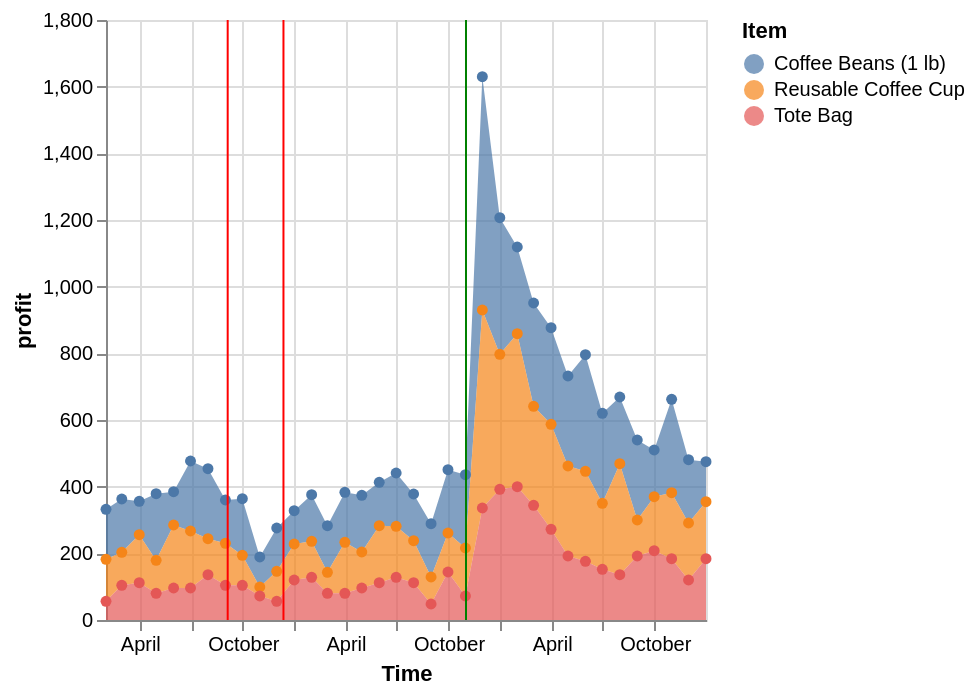

Notebook source saved alongside this figure:
### Code cell
#did increased merch advertising help? 
merch_data = monthly_items[(monthly_items["item_name"] == "Tote Bag") | (monthly_items["item_name"] == "Reusable Coffee Cup") | (monthly_items["item_name"] == "Coffee Beans (1 lb)")]
merch_data 
merch_month = alt.Chart(merch_data).mark_area(point=True).encode(
    x = alt.X("date_time:T").title("Time"),
    y = alt.Y("profit").title("profit"),
    color = alt.Color("item_name").title("Item")
)

merch_month = (merch_month + rules)
merch_month

### Figure 1 — Vega specification as saved in the notebook (floating-point values rounded to 4 significant figures)
{"$schema": "https://vega.github.io/schema/vega/v5.json", "data": [{"name": "source_0"}, {"name": "data_0", "values": [{"date_time": "2022-01-31T00:00:00.000", "item_name": "Coffee Beans (1 lb)", "profit": 150.0, "profit_start": 182.0, "profit_end": 332.0}, {"date_time": "2022-01-31T00:00:00.000", "item_name": "Reusable Coffee Cup", "profit": 126.0, "profit_start": 56.0, "profit_end": 182.0}, {"date_time": "2022-01-31T00:00:00.000", "item_name": "Tote Bag", "profit": 56.0, "profit_start": 0.0, "profit_end": 56.0}, {"date_time": "2022-02-28T00:00:00.000", "item_name": "Coffee Beans (1 lb)", "profit": 160.0, "profit_start": 203.0, "profit_end": 363.0}, {"date_time": "2022-02-28T00:00:00.000", "item_name": "Reusable Coffee Cup", "profit": 99.0, "profit_start": 104.0, "profit_end": 203.0}, {"date_time": "2022-02-28T00:00:00.000", "item_name": "Tote Bag", "profit": 104.0, "profit_start": 0.0, "profit_end": 104.0}, {"date_time": "2022-03-31T00:00:00.000", "item_name": "Coffee Beans (1 lb)", "profit": 100.0, "profit_start": 256.0, "profit_end": 356.0}, {"date_time": "2022-03-31T00:00:00.000", "item_name": "Reusable Coffee Cup", "profit": 144.0, "profit_start": 112.0, "profit_end": 256.0}, {"date_time": "2022-03-31T00:00:00.000", "item_name": "Tote Bag", "profit": 112.0, "profit_start": 0.0, "profit_end": 112.0}, {"date_time": "2022-04-30T00:00:00.000", "item_name": "Coffee Beans (1 lb)", "profit": 200.0, "profit_start": 179.0, "profit_end": 379.0}, {"date_time": "2022-04-30T00:00:00.000", "item_name": "Reusable Coffee Cup", "profit": 99.0, "profit_start": 80.0, "profit_end": 179.0}, {"date_time": "2022-04-30T00:00:00.000", "item_name": "Tote Bag", "profit": 80.0, "profit_start": 0.0, "profit_end": 80.0}, {"date_time": "2022-05-31T00:00:00.000", "item_name": "Coffee Beans (1 lb)", "profit": 100.0, "profit_start": 285.0, "profit_end": 385.0}, {"date_time": "2022-05-31T00:00:00.000", "item_name": "Reusable Coffee Cup", "profit": 189.0, "profit_start": 96.0, "profit_end": 285.0}, {"date_time": "2022-05-31T00:00:00.000", "item_name": "Tote Bag", "profit": 96.0, "profit_start": 0.0, "profit_end": 96.0}, {"date_time": "2022-06-30T00:00:00.000", "item_name": "Coffee Beans (1 lb)", "profit": 210.0, "profit_start": 267.0, "profit_end": 477.0}, {"date_time": "2022-06-30T00:00:00.000", "item_name": "Reusable Coffee Cup", "profit": 171.0, "profit_start": 96.0, "profit_end": 267.0}, {"date_time": "2022-06-30T00:00:00.000", "item_name": "Tote Bag", "profit": 96.0, "profit_start": 0.0, "profit_end": 96.0}, {"date_time": "2022-07-31T00:00:00.000", "item_name": "Coffee Beans (1 lb)", "profit": 210.0, "profit_start": 244.0, "profit_end": 454.0}, {"date_time": "2022-07-31T00:00:00.000", "item_name": "Reusable Coffee Cup", "profit": 108.0, "profit_start": 136.0, "profit_end": 244.0}, {"date_time": "2022-07-31T00:00:00.000", "item_name": "Tote Bag", "profit": 136.0, "profit_start": 0.0, "profit_end": 136.0}, {"date_time": "2022-08-31T00:00:00.000", "item_name": "Coffee Beans (1 lb)", "profit": 130.0, "profit_start": 230.0, "profit_end": 360.0}, {"date_time": "2022-08-31T00:00:00.000", "item_name": "Reusable Coffee Cup", "profit": 126.0, "profit_start": 104.0, "profit_end": 230.0}, {"date_time": "2022-08-31T00:00:00.000", "item_name": "Tote Bag", "profit": 104.0, "profit_start": 0.0, "profit_end": 104.0}, {"date_time": "2022-09-30T00:00:00.000", "item_name": "Coffee Beans (1 lb)", "profit": 170.0, "profit_start": 194.0, "profit_end": 364.0}, {"date_time": "2022-09-30T00:00:00.000", "item_name": "Reusable Coffee Cup", "profit": 90.0, "profit_start": 104.0, "profit_end": 194.0}, {"date_time": "2022-09-30T00:00:00.000", "item_name": "Tote Bag", "profit": 104.0, "profit_start": 0.0, "profit_end": 104.0}, {"date_time": "2022-10-31T00:00:00.000", "item_name": "Coffee Beans (1 lb)", "profit": 90.0, "profit_start": 99.0, "profit_end": 189.0}, {"date_time": "2022-10-31T00:00:00.000", "item_name": "Reusable Coffee Cup", "profit": 27.0, "profit_start": 72.0, "profit_end": 99.0}, {"date_time": "2022-10-31T00:00:00.000", "item_name": "Tote Bag", "profit": 72.0, "profit_start": 0.0, "profit_end": 72.0}, {"date_time": "2022-11-30T00:00:00.000", "item_name": "Coffee Beans (1 lb)", "profit": 130.0, "profit_start": 146.0, "profit_end": 276.0}, {"date_time": "2022-11-30T00:00:00.000", "item_name": "Reusable Coffee Cup", "profit": 90.0, "profit_start": 56.0, "profit_end": 146.0}, {"date_time": "2022-11-30T00:00:00.000", "item_name": "Tote Bag", "profit": 56.0, "profit_start": 0.0, "profit_end": 56.0}, {"date_time": "2022-12-31T00:00:00.000", "item_name": "Coffee Beans (1 lb)", "profit": 100.0, "profit_start": 228.0, "profit_end": 328.0}, {"date_time": "2022-12-31T00:00:00.000", "item_name": "Reusable Coffee Cup", "profit": 108.0, "profit_start": 120.0, "profit_end": 228.0}, {"date_time": "2022-12-31T00:00:00.000", "item_name": "Tote Bag", "profit": 120.0, "profit_start": 0.0, "profit_end": 120.0}, {"date_time": "2023-01-31T00:00:00.000", "item_name": "Coffee Beans (1 lb)", "profit": 140.0, "profit_start": 236.0, "profit_end": 376.0}, {"date_time": "2023-01-31T00:00:00.000", "item_name": "Reusable Coffee Cup", "profit": 108.0, "profit_start": 128.0, "profit_end": 236.0}, {"date_time": "2023-01-31T00:00:00.000", "item_name": "Tote Bag", "profit": 128.0, "profit_start": 0.0, "profit_end": 128.0}, {"date_time": "2023-02-28T00:00:00.000", "item_name": "Coffee Beans (1 lb)", "profit": 140.0, "profit_start": 143.0, "profit_end": 283.0}, {"date_time": "2023-02-28T00:00:00.000", "item_name": "Reusable Coffee Cup", "profit": 63.0, "profit_start": 80.0, "profit_end": 143.0}, {"date_time": "2023-02-28T00:00:00.000", "item_name": "Tote Bag", "profit": 80.0, "profit_start": 0.0, "profit_end": 80.0}, {"date_time": "2023-03-31T00:00:00.000", "item_name": "Coffee Beans (1 lb)", "profit": 150.0, "profit_start": 233.0, "profit_end": 383.0}, {"date_time": "2023-03-31T00:00:00.000", "item_name": "Reusable Coffee Cup", "profit": 153.0, "profit_start": 80.0, "profit_end": 233.0}, {"date_time": "2023-03-31T00:00:00.000", "item_name": "Tote Bag", "profit": 80.0, "profit_start": 0.0, "profit_end": 80.0}, {"date_time": "2023-04-30T00:00:00.000", "item_name": "Coffee Beans (1 lb)", "profit": 170.0, "profit_start": 204.0, "profit_end": 374.0}, {"date_time": "2023-04-30T00:00:00.000", "item_name": "Reusable Coffee Cup", "profit": 108.0, "profit_start": 96.0, "profit_end": 204.0}, {"date_time": "2023-04-30T00:00:00.000", "item_name": "Tote Bag", "profit": 96.0, "profit_start": 0.0, "profit_end": 96.0}, {"date_time": "2023-05-31T00:00:00.000", "item_name": "Coffee Beans (1 lb)", "profit": 130.0, "profit_start": 283.0, "profit_end": 413.0}, {"date_time": "2023-05-31T00:00:00.000", "item_name": "Reusable Coffee Cup", "profit": 171.0, "profit_start": 112.0, "profit_end": 283.0}, {"date_time": "2023-05-31T00:00:00.000", "item_name": "Tote Bag", "profit": 112.0, "profit_start": 0.0, "profit_end": 112.0}, {"date_time": "2023-06-30T00:00:00.000", "item_name": "Coffee Beans (1 lb)", "profit": 160.0, "profit_start": 281.0, "profit_end": 441.0}, {"date_time": "2023-06-30T00:00:00.000", "item_name": "Reusable Coffee Cup", "profit": 153.0, "profit_start": 128.0, "profit_end": 281.0}, {"date_time": "2023-06-30T00:00:00.000", "item_name": "Tote Bag", "profit": 128.0, "profit_start": 0.0, "profit_end": 128.0}, {"date_time": "2023-07-31T00:00:00.000", "item_name": "Coffee Beans (1 lb)", "profit": 140.0, "profit_start": 238.0, "profit_end": 378.0}, {"date_time": "2023-07-31T00:00:00.000", "item_name": "Reusable Coffee Cup", "profit": 126.0, "profit_start": 112.0, "profit_end": 238.0}, {"date_time": "2023-07-31T00:00:00.000", "item_name": "Tote Bag", "profit": 112.0, "profit_start": 0.0, "profit_end": 112.0}, {"date_time": "2023-08-31T00:00:00.000", "item_name": "Coffee Beans (1 lb)", "profit": 160.0, "profit_start": 129.0, "profit_end": 289.0}, {"date_time": "2023-08-31T00:00:00.000", "item_name": "Reusable Coffee Cup", "profit": 81.0, "profit_start": 48.0, "profit_end": 129.0}, {"date_time": "2023-08-31T00:00:00.000", "item_name": "Tote Bag", "profit": 48.0, "profit_start": 0.0, "profit_end": 48.0}, {"date_time": "2023-09-30T00:00:00.000", "item_name": "Coffee Beans (1 lb)", "profit": 190.0, "profit_start": 261.0, "profit_end": 451.0}, {"date_time": "2023-09-30T00:00:00.000", "item_name": "Reusable Coffee Cup", "profit": 117.0, "profit_start": 144.0, "profit_end": 261.0}, {"date_time": "2023-09-30T00:00:00.000", "item_name": "Tote Bag", "profit": 144.0, "profit_start": 0.0, "profit_end": 144.0}, {"date_time": "2023-10-31T00:00:00.000", "item_name": "Coffee Beans (1 lb)", "profit": 220.0, "profit_start": 216.0, "profit_end": 436.0}, {"date_time": "2023-10-31T00:00:00.000", "item_name": "Reusable Coffee Cup", "profit": 144.0, "profit_start": 72.0, "profit_end": 216.0}, {"date_time": "2023-10-31T00:00:00.000", "item_name": "Tote Bag", "profit": 72.0, "profit_start": 0.0, "profit_end": 72.0}, {"date_time": "2023-11-30T00:00:00.000", "item_name": "Coffee Beans (1 lb)", "profit": 700.0, "profit_start": 930.0, "profit_end": 1630.0}, {"date_time": "2023-11-30T00:00:00.000", "item_name": "Reusable Coffee Cup", "profit": 594.0, "profit_start": 336.0, "profit_end": 930.0}, {"date_time": "2023-11-30T00:00:00.000", "item_name": "Tote Bag", "profit": 336.0, "profit_start": 0.0, "profit_end": 336.0}, {"date_time": "2023-12-31T00:00:00.000", "item_name": "Coffee Beans (1 lb)", "profit": 410.0, "profit_start": 797.0, "profit_end": 1207.0}, {"date_time": "2023-12-31T00:00:00.000", "item_name": "Reusable Coffee Cup", "profit": 405.0, "profit_start": 392.0, "profit_end": 797.0}, {"date_time": "2023-12-31T00:00:00.000", "item_name": "Tote Bag", "profit": 392.0, "profit_start": 0.0, "profit_end": 392.0}, {"date_time": "2024-01-31T00:00:00.000", "item_name": "Coffee Beans (1 lb)", "profit": 260.0, "profit_start": 859.0, "profit_end": 1119.0}, {"date_time": "2024-01-31T00:00:00.000", "item_name": "Reusable Coffee Cup", "profit": 459.0, "profit_start": 400.0, "profit_end": 859.0}, {"date_time": "2024-01-31T00:00:00.000", "item_name": "Tote Bag", "profit": 400.0, "profit_start": 0.0, "profit_end": 400.0}, {"date_time": "2024-02-29T00:00:00.000", "item_name": "Coffee Beans (1 lb)", "profit": 310.0, "profit_start": 641.0, "profit_end": 951.0}, {"date_time": "2024-02-29T00:00:00.000", "item_name": "Reusable Coffee Cup", "profit": 297.0, "profit_start": 344.0, "profit_end": 641.0}, {"date_time": "2024-02-29T00:00:00.000", "item_name": "Tote Bag", "profit": 344.0, "profit_start": 0.0, "profit_end": 344.0}, {"date_time": "2024-03-31T00:00:00.000", "item_name": "Coffee Beans (1 lb)", "profit": 290.0, "profit_start": 587.0, "profit_end": 877.0}, {"date_time": "2024-03-31T00:00:00.000", "item_name": "Reusable Coffee Cup", "profit": 315.0, "profit_start": 272.0, "profit_end": 587.0}, {"date_time": "2024-03-31T00:00:00.000", "item_name": "Tote Bag", "profit": 272.0, "profit_start": 0.0, "profit_end": 272.0}, {"date_time": "2024-04-30T00:00:00.000", "item_name": "Coffee Beans (1 lb)", "profit": 270.0, "profit_start": 462.0, "profit_end": 732.0}, {"date_time": "2024-04-30T00:00:00.000", "item_name": "Reusable Coffee Cup", "profit": 270.0, "profit_start": 192.0, "profit_end": 462.0}, {"date_time": "2024-04-30T00:00:00.000", "item_name": "Tote Bag", "profit": 192.0, "profit_start": 0.0, "profit_end": 192.0}, {"date_time": "2024-05-31T00:00:00.000", "item_name": "Coffee Beans (1 lb)", "profit": 350.0, "profit_start": 446.0, "profit_end": 796.0}, {"date_time": "2024-05-31T00:00:00.000", "item_name": "Reusable Coffee Cup", "profit": 270.0, "profit_start": 176.0, "profit_end": 446.0}, {"date_time": "2024-05-31T00:00:00.000", "item_name": "Tote Bag", "profit": 176.0, "profit_start": 0.0, "profit_end": 176.0}, {"date_time": "2024-06-30T00:00:00.000", "item_name": "Coffee Beans (1 lb)", "profit": 270.0, "profit_start": 350.0, "profit_end": 620.0}, {"date_time": "2024-06-30T00:00:00.000", "item_name": "Reusable Coffee Cup", "profit": 198.0, "profit_start": 152.0, "profit_end": 350.0}, {"date_time": "2024-06-30T00:00:00.000", "item_name": "Tote Bag", "profit": 152.0, "profit_start": 0.0, "profit_end": 152.0}, {"date_time": "2024-07-31T00:00:00.000", "item_name": "Coffee Beans (1 lb)", "profit": 200.0, "profit_start": 469.0, "profit_end": 669.0}, {"date_time": "2024-07-31T00:00:00.000", "item_name": "Reusable Coffee Cup", "profit": 333.0, "profit_start": 136.0, "profit_end": 469.0}, {"date_time": "2024-07-31T00:00:00.000", "item_name": "Tote Bag", "profit": 136.0, "profit_start": 0.0, "profit_end": 136.0}, {"date_time": "2024-08-31T00:00:00.000", "item_name": "Coffee Beans (1 lb)", "profit": 240.0, "profit_start": 300.0, "profit_end": 540.0}, {"date_time": "2024-08-31T00:00:00.000", "item_name": "Reusable Coffee Cup", "profit": 108.0, "profit_start": 192.0, "profit_end": 300.0}, {"date_time": "2024-08-31T00:00:00.000", "item_name": "Tote Bag", "profit": 192.0, "profit_start": 0.0, "profit_end": 192.0}, {"date_time": "2024-09-30T00:00:00.000", "item_name": "Coffee Beans (1 lb)", "profit": 140.0, "profit_start": 370.0, "profit_end": 510.0}, {"date_time": "2024-09-30T00:00:00.000", "item_name": "Reusable Coffee Cup", "profit": 162.0, "profit_start": 208.0, "profit_end": 370.0}, {"date_time": "2024-09-30T00:00:00.000", "item_name": "Tote Bag", "profit": 208.0, "profit_start": 0.0, "profit_end": 208.0}, {"date_time": "2024-10-31T00:00:00.000", "item_name": "Coffee Beans (1 lb)", "profit": 280.0, "profit_start": 382.0, "profit_end": 662.0}, {"date_time": "2024-10-31T00:00:00.000", "item_name": "Reusable Coffee Cup", "profit": 198.0, "profit_start": 184.0, "profit_end": 382.0}, {"date_time": "2024-10-31T00:00:00.000", "item_name": "Tote Bag", "profit": 184.0, "profit_start": 0.0, "profit_end": 184.0}, {"date_time": "2024-11-30T00:00:00.000", "item_name": "Coffee Beans (1 lb)", "profit": 190.0, "profit_start": 291.0, "profit_end": 481.0}, {"date_time": "2024-11-30T00:00:00.000", "item_name": "Reusable Coffee Cup", "profit": 171.0, "profit_start": 120.0, "profit_end": 291.0}, {"date_time": "2024-11-30T00:00:00.000", "item_name": "Tote Bag", "profit": 120.0, "profit_start": 0.0, "profit_end": 120.0}, {"date_time": "2024-12-31T00:00:00.000", "item_name": "Coffee Beans (1 lb)", "profit": 120.0, "profit_start": 355.0, "profit_end": 475.0}, {"date_time": "2024-12-31T00:00:00.000", "item_name": "Reusable Coffee Cup", "profit": 171.0, "profit_start": 184.0, "profit_end": 355.0}, {"date_time": "2024-12-31T00:00:00.000", "item_name": "Tote Bag", "profit": 184.0, "profit_start": 0.0, "profit_end": 184.0}], "transform": [{"type": "formula", "expr": "toDate(datum['date_time'])", "as": "date_time"}]}, {"name": "data_1", "values": [{"date_time": "2022-01-31T00:00:00.000", "item_name": "Coffee Beans (1 lb)", "profit_end": 332.0, "profit_start": 182.0}, {"date_time": "2022-01-31T00:00:00.000", "item_name": "Reusable Coffee Cup", "profit_end": 182.0, "profit_start": 56.0}, {"date_time": "2022-01-31T00:00:00.000", "item_name": "Tote Bag", "profit_end": 56.0, "profit_start": 0.0}, {"date_time": "2022-02-28T00:00:00.000", "item_name": "Coffee Beans (1 lb)", "profit_end": 363.0, "profit_start": 203.0}, {"date_time": "2022-02-28T00:00:00.000", "item_name": "Reusable Coffee Cup", "profit_end": 203.0, "profit_start": 104.0}, {"date_time": "2022-02-28T00:00:00.000", "item_name": "Tote Bag", "profit_end": 104.0, "profit_start": 0.0}, {"date_time": "2022-03-31T00:00:00.000", "item_name": "Coffee Beans (1 lb)", "profit_end": 356.0, "profit_start": 256.0}, {"date_time": "2022-03-31T00:00:00.000", "item_name": "Reusable Coffee Cup", "profit_end": 256.0, "profit_start": 112.0}, {"date_time": "2022-03-31T00:00:00.000", "item_name": "Tote Bag", "profit_end": 112.0, "profit_start": 0.0}, {"date_time": "2022-04-30T00:00:00.000", "item_name": "Coffee Beans (1 lb)", "profit_end": 379.0, "profit_start": 179.0}, {"date_time": "2022-04-30T00:00:00.000", "item_name": "Reusable Coffee Cup", "profit_end": 179.0, "profit_start": 80.0}, {"date_time": "2022-04-30T00:00:00.000", "item_name": "Tote Bag", "profit_end": 80.0, "profit_start": 0.0}, {"date_time": "2022-05-31T00:00:00.000", "item_name": "Coffee Beans (1 lb)", "profit_end": 385.0, "profit_start": 285.0}, {"date_time": "2022-05-31T00:00:00.000", "item_name": "Reusable Coffee Cup", "profit_end": 285.0, "profit_start": 96.0}, {"date_time": "2022-05-31T00:00:00.000", "item_name": "Tote Bag", "profit_end": 96.0, "profit_start": 0.0}, {"date_time": "2022-06-30T00:00:00.000", "item_name": "Coffee Beans (1 lb)", "profit_end": 477.0, "profit_start": 267.0}, {"date_time": "2022-06-30T00:00:00.000", "item_name": "Reusable Coffee Cup", "profit_end": 267.0, "profit_start": 96.0}, {"date_time": "2022-06-30T00:00:00.000", "item_name": "Tote Bag", "profit_end": 96.0, "profit_start": 0.0}, {"date_time": "2022-07-31T00:00:00.000", "item_name": "Coffee Beans (1 lb)", "profit_end": 454.0, "profit_start": 244.0}, {"date_time": "2022-07-31T00:00:00.000", "item_name": "Reusable Coffee Cup", "profit_end": 244.0, "profit_start": 136.0}, {"date_time": "2022-07-31T00:00:00.000", "item_name": "Tote Bag", "profit_end": 136.0, "profit_start": 0.0}, {"date_time": "2022-08-31T00:00:00.000", "item_name": "Coffee Beans (1 lb)", "profit_end": 360.0, "profit_start": 230.0}, {"date_time": "2022-08-31T00:00:00.000", "item_name": "Reusable Coffee Cup", "profit_end": 230.0, "profit_start": 104.0}, {"date_time": "2022-08-31T00:00:00.000", "item_name": "Tote Bag", "profit_end": 104.0, "profit_start": 0.0}, {"date_time": "2022-09-30T00:00:00.000", "item_name": "Coffee Beans (1 lb)", "profit_end": 364.0, "profit_start": 194.0}, {"date_time": "2022-09-30T00:00:00.000", "item_name": "Reusable Coffee Cup", "profit_end": 194.0, "profit_start": 104.0}, {"date_time": "2022-09-30T00:00:00.000", "item_name": "Tote Bag", "profit_end": 104.0, "profit_start": 0.0}, {"date_time": "2022-10-31T00:00:00.000", "item_name": "Coffee Beans (1 lb)", "profit_end": 189.0, "profit_start": 99.0}, {"date_time": "2022-10-31T00:00:00.000", "item_name": "Reusable Coffee Cup", "profit_end": 99.0, "profit_start": 72.0}, {"date_time": "2022-10-31T00:00:00.000", "item_name": "Tote Bag", "profit_end": 72.0, "profit_start": 0.0}, {"date_time": "2022-11-30T00:00:00.000", "item_name": "Coffee Beans (1 lb)", "profit_end": 276.0, "profit_start": 146.0}, {"date_time": "2022-11-30T00:00:00.000", "item_name": "Reusable Coffee Cup", "profit_end": 146.0, "profit_start": 56.0}, {"date_time": "2022-11-30T00:00:00.000", "item_name": "Tote Bag", "profit_end": 56.0, "profit_start": 0.0}, {"date_time": "2022-12-31T00:00:00.000", "item_name": "Coffee Beans (1 lb)", "profit_end": 328.0, "profit_start": 228.0}, {"date_time": "2022-12-31T00:00:00.000", "item_name": "Reusable Coffee Cup", "profit_end": 228.0, "profit_start": 120.0}, {"date_time": "2022-12-31T00:00:00.000", "item_name": "Tote Bag", "profit_end": 120.0, "profit_start": 0.0}, {"date_time": "2023-01-31T00:00:00.000", "item_name": "Coffee Beans (1 lb)", "profit_end": 376.0, "profit_start": 236.0}, {"date_time": "2023-01-31T00:00:00.000", "item_name": "Reusable Coffee Cup", "profit_end": 236.0, "profit_start": 128.0}, {"date_time": "2023-01-31T00:00:00.000", "item_name": "Tote Bag", "profit_end": 128.0, "profit_start": 0.0}, {"date_time": "2023-02-28T00:00:00.000", "item_name": "Coffee Beans (1 lb)", "profit_end": 283.0, "profit_start": 143.0}, {"date_time": "2023-02-28T00:00:00.000", "item_name": "Reusable Coffee Cup", "profit_end": 143.0, "profit_start": 80.0}, {"date_time": "2023-02-28T00:00:00.000", "item_name": "Tote Bag", "profit_end": 80.0, "profit_start": 0.0}, {"date_time": "2023-03-31T00:00:00.000", "item_name": "Coffee Beans (1 lb)", "profit_end": 383.0, "profit_start": 233.0}, {"date_time": "2023-03-31T00:00:00.000", "item_name": "Reusable Coffee Cup", "profit_end": 233.0, "profit_start": 80.0}, {"date_time": "2023-03-31T00:00:00.000", "item_name": "Tote Bag", "profit_end": 80.0, "profit_start": 0.0}, {"date_time": "2023-04-30T00:00:00.000", "item_name": "Coffee Beans (1 lb)", "profit_end": 374.0, "profit_start": 204.0}, {"date_time": "2023-04-30T00:00:00.000", "item_name": "Reusable Coffee Cup", "profit_end": 204.0, "profit_start": 96.0}, {"date_time": "2023-04-30T00:00:00.000", "item_name": "Tote Bag", "profit_end": 96.0, "profit_start": 0.0}, {"date_time": "2023-05-31T00:00:00.000", "item_name": "Coffee Beans (1 lb)", "profit_end": 413.0, "profit_start": 283.0}, {"date_time": "2023-05-31T00:00:00.000", "item_name": "Reusable Coffee Cup", "profit_end": 283.0, "profit_start": 112.0}, {"date_time": "2023-05-31T00:00:00.000", "item_name": "Tote Bag", "profit_end": 112.0, "profit_start": 0.0}, {"date_time": "2023-06-30T00:00:00.000", "item_name": "Coffee Beans (1 lb)", "profit_end": 441.0, "profit_start": 281.0}, {"date_time": "2023-06-30T00:00:00.000", "item_name": "Reusable Coffee Cup", "profit_end": 281.0, "profit_start": 128.0}, {"date_time": "2023-06-30T00:00:00.000", "item_name": "Tote Bag", "profit_end": 128.0, "profit_start": 0.0}, {"date_time": "2023-07-31T00:00:00.000", "item_name": "Coffee Beans (1 lb)", "profit_end": 378.0, "profit_start": 238.0}, {"date_time": "2023-07-31T00:00:00.000", "item_name": "Reusable Coffee Cup", "profit_end": 238.0, "profit_start": 112.0}, {"date_time": "2023-07-31T00:00:00.000", "item_name": "Tote Bag", "profit_end": 112.0, "profit_start": 0.0}, {"date_time": "2023-08-31T00:00:00.000", "item_name": "Coffee Beans (1 lb)", "profit_end": 289.0, "profit_start": 129.0}, {"date_time": "2023-08-31T00:00:00.000", "item_name": "Reusable Coffee Cup", "profit_end": 129.0, "profit_start": 48.0}, {"date_time": "2023-08-31T00:00:00.000", "item_name": "Tote Bag", "profit_end": 48.0, "profit_start": 0.0}, {"date_time": "2023-09-30T00:00:00.000", "item_name": "Coffee Beans (1 lb)", "profit_end": 451.0, "profit_start": 261.0}, {"date_time": "2023-09-30T00:00:00.000", "item_name": "Reusable Coffee Cup", "profit_end": 261.0, "profit_start": 144.0}, {"date_time": "2023-09-30T00:00:00.000", "item_name": "Tote Bag", "profit_end": 144.0, "profit_start": 0.0}, {"date_time": "2023-10-31T00:00:00.000", "item_name": "Coffee Beans (1 lb)", "profit_end": 436.0, "profit_start": 216.0}, {"date_time": "2023-10-31T00:00:00.000", "item_name": "Reusable Coffee Cup", "profit_end": 216.0, "profit_start": 72.0}, {"date_time": "2023-10-31T00:00:00.000", "item_name": "Tote Bag", "profit_end": 72.0, "profit_start": 0.0}, {"date_time": "2023-11-30T00:00:00.000", "item_name": "Coffee Beans (1 lb)", "profit_end": 1630.0, "profit_start": 930.0}, {"date_time": "2023-11-30T00:00:00.000", "item_name": "Reusable Coffee Cup", "profit_end": 930.0, "profit_start": 336.0}, {"date_time": "2023-11-30T00:00:00.000", "item_name": "Tote Bag", "profit_end": 336.0, "profit_start": 0.0}, {"date_time": "2023-12-31T00:00:00.000", "item_name": "Coffee Beans (1 lb)", "profit_end": 1207.0, "profit_start": 797.0}, {"date_time": "2023-12-31T00:00:00.000", "item_name": "Reusable Coffee Cup", "profit_end": 797.0, "profit_start": 392.0}, {"date_time": "2023-12-31T00:00:00.000", "item_name": "Tote Bag", "profit_end": 392.0, "profit_start": 0.0}, {"date_time": "2024-01-31T00:00:00.000", "item_name": "Coffee Beans (1 lb)", "profit_end": 1119.0, "profit_start": 859.0}, {"date_time": "2024-01-31T00:00:00.000", "item_name": "Reusable Coffee Cup", "profit_end": 859.0, "profit_start": 400.0}, {"date_time": "2024-01-31T00:00:00.000", "item_name": "Tote Bag", "profit_end": 400.0, "profit_start": 0.0}, {"date_time": "2024-02-29T00:00:00.000", "item_name": "Coffee Beans (1 lb)", "profit_end": 951.0, "profit_start": 641.0}, {"date_time": "2024-02-29T00:00:00.000", "item_name": "Reusable Coffee Cup", "profit_end": 641.0, "profit_start": 344.0}, {"date_time": "2024-02-29T00:00:00.000", "item_name": "Tote Bag", "profit_end": 344.0, "profit_start": 0.0}, {"date_time": "2024-03-31T00:00:00.000", "item_name": "Coffee Beans (1 lb)", "profit_end": 877.0, "profit_start": 587.0}, {"date_time": "2024-03-31T00:00:00.000", "item_name": "Reusable Coffee Cup", "profit_end": 587.0, "profit_start": 272.0}, {"date_time": "2024-03-31T00:00:00.000", "item_name": "Tote Bag", "profit_end": 272.0, "profit_start": 0.0}, {"date_time": "2024-04-30T00:00:00.000", "item_name": "Coffee Beans (1 lb)", "profit_end": 732.0, "profit_start": 462.0}, {"date_time": "2024-04-30T00:00:00.000", "item_name": "Reusable Coffee Cup", "profit_end": 462.0, "profit_start": 192.0}, {"date_time": "2024-04-30T00:00:00.000", "item_name": "Tote Bag", "profit_end": 192.0, "profit_start": 0.0}, {"date_time": "2024-05-31T00:00:00.000", "item_name": "Coffee Beans (1 lb)", "profit_end": 796.0, "profit_start": 446.0}, {"date_time": "2024-05-31T00:00:00.000", "item_name": "Reusable Coffee Cup", "profit_end": 446.0, "profit_start": 176.0}, {"date_time": "2024-05-31T00:00:00.000", "item_name": "Tote Bag", "profit_end": 176.0, "profit_start": 0.0}, {"date_time": "2024-06-30T00:00:00.000", "item_name": "Coffee Beans (1 lb)", "profit_end": 620.0, "profit_start": 350.0}, {"date_time": "2024-06-30T00:00:00.000", "item_name": "Reusable Coffee Cup", "profit_end": 350.0, "profit_start": 152.0}, {"date_time": "2024-06-30T00:00:00.000", "item_name": "Tote Bag", "profit_end": 152.0, "profit_start": 0.0}, {"date_time": "2024-07-31T00:00:00.000", "item_name": "Coffee Beans (1 lb)", "profit_end": 669.0, "profit_start": 469.0}, {"date_time": "2024-07-31T00:00:00.000", "item_name": "Reusable Coffee Cup", "profit_end": 469.0, "profit_start": 136.0}, {"date_time": "2024-07-31T00:00:00.000", "item_name": "Tote Bag", "profit_end": 136.0, "profit_start": 0.0}, {"date_time": "2024-08-31T00:00:00.000", "item_name": "Coffee Beans (1 lb)", "profit_end": 540.0, "profit_start": 300.0}, {"date_time": "2024-08-31T00:00:00.000", "item_name": "Reusable Coffee Cup", "profit_end": 300.0, "profit_start": 192.0}, {"date_time": "2024-08-31T00:00:00.000", "item_name": "Tote Bag", "profit_end": 192.0, "profit_start": 0.0}, {"date_time": "2024-09-30T00:00:00.000", "item_name": "Coffee Beans (1 lb)", "profit_end": 510.0, "profit_start": 370.0}, {"date_time": "2024-09-30T00:00:00.000", "item_name": "Reusable Coffee Cup", "profit_end": 370.0, "profit_start": 208.0}, {"date_time": "2024-09-30T00:00:00.000", "item_name": "Tote Bag", "profit_end": 208.0, "profit_start": 0.0}, {"date_time": "2024-10-31T00:00:00.000", "item_name": "Coffee Beans (1 lb)", "profit_end": 662.0, "profit_start": 382.0}, {"date_time": "2024-10-31T00:00:00.000", "item_name": "Reusable Coffee Cup", "profit_end": 382.0, "profit_start": 184.0}, {"date_time": "2024-10-31T00:00:00.000", "item_name": "Tote Bag", "profit_end": 184.0, "profit_start": 0.0}, {"date_time": "2024-11-30T00:00:00.000", "item_name": "Coffee Beans (1 lb)", "profit_end": 481.0, "profit_start": 291.0}, {"date_time": "2024-11-30T00:00:00.000", "item_name": "Reusable Coffee Cup", "profit_end": 291.0, "profit_start": 120.0}, {"date_time": "2024-11-30T00:00:00.000", "item_name": "Tote Bag", "profit_end": 120.0, "profit_start": 0.0}, {"date_time": "2024-12-31T00:00:00.000", "item_name": "Coffee Beans (1 lb)", "profit_end": 475.0, "profit_start": 355.0}, {"date_time": "2024-12-31T00:00:00.000", "item_name": "Reusable Coffee Cup", "profit_end": 355.0, "profit_start": 184.0}, {"date_time": "2024-12-31T00:00:00.000", "item_name": "Tote Bag", "profit_end": 184.0, "profit_start": 0.0}], "transform": [{"type": "formula", "expr": "toDate(datum['date_time'])", "as": "date_time"}]}, {"name": "source_1", "values": [{"Date": "2023-11-01T00:00:00.000", "color": "green"}, {"Date": "2022-09-04T00:00:00.000", "color": "red"}, {"Date": "2022-12-12T00:00:00.000", "color": "red"}], "transform": [{"type": "formula", "expr": "toDate(datum['Date'])", "as": "Date"}]}, {"name": "data_0_color_domain_item_name_0", "values": [{"item_name": "Coffee Beans (1 lb)"}, {"item_name": "Reusable Coffee Cup"}, {"item_name": "Tote Bag"}]}, {"name": "data_1_color_domain_item_name_1", "values": [{"item_name": "Coffee Beans (1 lb)"}, {"item_name": "Reusable Coffee Cup"}, {"item_name": "Tote Bag"}]}], "marks": [{"type": "group", "name": "layer_0_layer_0_pathgroup", "from": {"facet": {"data": "data_0", "name": "faceted_path_layer_0_layer_0_main", "groupby": ["item_name"]}}, "encode": {"update": {"height": {"field": {"signal": null, "datum": null, "group": "height", "parent": null}}, "width": {"field": {"signal": null, "datum": null, "group": "width", "parent": null}}}}, "marks": [{"type": "area", "name": "layer_0_layer_0_marks", "from": {"data": "faceted_path_layer_0_layer_0_main"}, "sort": {"field": "x"}, "encode": {"update": {"opacity": {"value": 0.7}, "orient": {"value": "vertical"}, "y2": {"field": "profit_start", "scale": "y"}, "defined": {"signal": "isValid(datum[\"date_time\"]) && isFinite(+datum[\"date_time\"]) && isValid(datum[\"profit\"]) && isFinite(+datum[\"profit\"])"}, "x": {"field": "date_time", "scale": "x"}, "y": {"field": "profit_end", "scale": "y"}, "fill": {"field": "item_name", "scale": "color"}}}, "style": ["area"]}]}, {"type": "symbol", "name": "layer_0_layer_1_marks", "from": {"data": "data_1"}, "encode": {"update": {"opacity": {"value": 1}, "x": {"field": "date_time", "scale": "x"}, "fill": {"field": "item_name", "scale": "color"}, "y": {"field": "profit_end", "scale": "y"}}}, "style": ["point"]}, {"type": "rule", "name": "layer_1_marks", "from": {"data": "source_1"}, "encode": {"update": {"y": {"value": 0}, "x": {"field": "Date", "scale": "x"}, "y2": {"field": {"signal": null, "datum": null, "group": "height", "parent": null}}, "stroke": {"field": "color"}}}, "style": ["rule"]}], "scales": [{"name": "x", "type": "time", "domain": {"fields": [{"data": "data_0", "field": "date_time"}, {"data": "data_1", "field": "date_time"}, {"data": "source_1", "field": "Date"}]}, "range": [0, {"signal": "width"}]}, {"name": "y", "type": "linear", "domain": {"fields": [{"data": "data_0", "field": "profit_start"}, {"data": "data_0", "field": "profit_end"}, {"data": "data_1", "field": "profit_start"}, {"data": "data_1", "field": "profit_end"}]}, "range": [{"signal": "height"}, 0], "nice": true, "zero": true}, {"name": "color", "type": "ordinal", "domain": {"fields": [{"data": "data_0_color_domain_item_name_0", "field": "item_name"}, {"data": "data_1_color_domain_item_name_1", "field": "item_name"}], "sort": true}, "range": "category"}], "axes": [{"scale": "x", "minExtent": 0, "zindex": 0, "ticks": false, "orient": "bottom", "tickCount": {"signal": "ceil(width/40)"}, "gridScale": "y", "labels": false, "grid": true, "aria": false, "maxExtent": 0, "domain": false}, {"scale": "y", "maxExtent": 0, "labels": false, "tickCount": {"signal": "ceil(height/40)"}, "domain": false, "ticks": false, "aria": false, "gridScale": "x", "orient": "left", "minExtent": 0, "zindex": 0, "grid": true}, {"scale": "x", "grid": false, "orient": "bottom", "title": "Time", "labelOverlap": true, "tickCount": {"signal": "ceil(width/40)"}, "zindex": 0, "labelFlush": true}, {"scale": "y", "zindex": 0, "tickCount": {"signal": "ceil(height/40)"}, "grid": false, "orient": "left", "title": "profit", "labelOverlap": true}], "height": 300, "padding": 5, "style": "cell", "background": "white", "legends": [{"title": "Item", "fill": "color", "symbolType": "circle", "encode": {"symbols": {"update": {"opacity": {"value": 0.7}}}}}], "width": 300}
